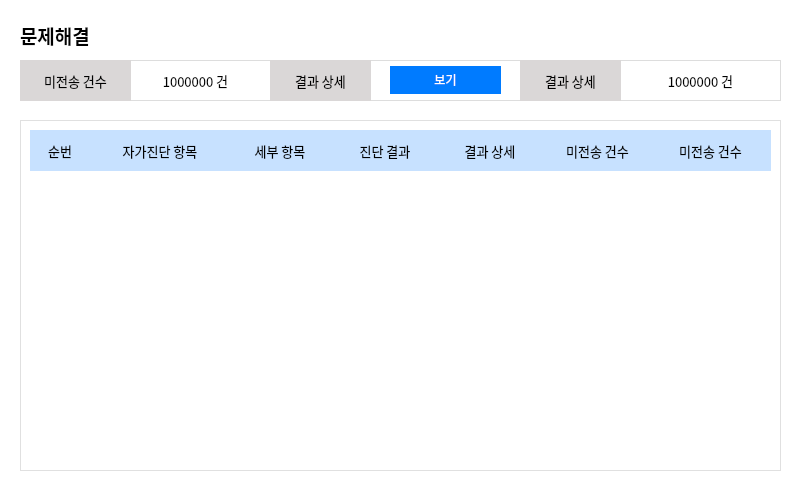
<?xml version="1.0" encoding="UTF-8"?>
<ui version="4.0">
 <class>Dialog</class>
 <widget class="QDialog" name="Dialog">
  <property name="geometry">
   <rect>
    <x>0</x>
    <y>0</y>
    <width>798</width>
    <height>493</height>
   </rect>
  </property>
  <property name="windowTitle">
   <string>Dialog</string>
  </property>
  <property name="styleSheet">
   <string notr="true">#Dialog {
	background-color: #ffffff;
}

#QWidget{
	background: white;
	border-radius: 8px;
	box-shadow: 0 1px 3px rgba(0,0,0,0.1);
    border: 1px solid #e0e0e0;
}
#frame {
 	border: 1px solid #ddd;
}
#title_no_sent, #title_detail, #label_6 {
	background-color: #dad7d7;
}

#detail_btn {
	background-color: #007bff;
	color: white;
	border: none;
}

#widget {
	border: 1px solid #e0e0e0;
}

#widget_2 {
	background-color:#C7E1FF
}
</string>
  </property>
  <widget class="QLabel" name="title">
   <property name="geometry">
    <rect>
     <x>20</x>
     <y>20</y>
     <width>301</width>
     <height>31</height>
    </rect>
   </property>
   <property name="font">
    <font>
     <family>Arial</family>
     <pointsize>14</pointsize>
     <weight>75</weight>
     <bold>true</bold>
    </font>
   </property>
   <property name="text">
    <string>문제해결</string>
   </property>
  </widget>
  <widget class="QFrame" name="frame">
   <property name="geometry">
    <rect>
     <x>20</x>
     <y>60</y>
     <width>761</width>
     <height>41</height>
    </rect>
   </property>
   <property name="frameShape">
    <enum>QFrame::StyledPanel</enum>
   </property>
   <property name="frameShadow">
    <enum>QFrame::Raised</enum>
   </property>
   <widget class="QLabel" name="title_no_sent">
    <property name="geometry">
     <rect>
      <x>0</x>
      <y>0</y>
      <width>111</width>
      <height>41</height>
     </rect>
    </property>
    <property name="font">
     <font>
      <family>Agency FB</family>
      <pointsize>10</pointsize>
     </font>
    </property>
    <property name="text">
     <string>미전송 건수</string>
    </property>
    <property name="alignment">
     <set>Qt::AlignCenter</set>
    </property>
   </widget>
   <widget class="QLabel" name="value_no_sent">
    <property name="geometry">
     <rect>
      <x>120</x>
      <y>0</y>
      <width>111</width>
      <height>41</height>
     </rect>
    </property>
    <property name="font">
     <font>
      <family>Agency FB</family>
      <pointsize>10</pointsize>
     </font>
    </property>
    <property name="text">
     <string>1000000 건</string>
    </property>
    <property name="alignment">
     <set>Qt::AlignCenter</set>
    </property>
   </widget>
   <widget class="QLabel" name="title_detail">
    <property name="geometry">
     <rect>
      <x>250</x>
      <y>0</y>
      <width>101</width>
      <height>41</height>
     </rect>
    </property>
    <property name="font">
     <font>
      <family>Agency FB</family>
      <pointsize>10</pointsize>
     </font>
    </property>
    <property name="text">
     <string>결과 상세</string>
    </property>
    <property name="alignment">
     <set>Qt::AlignCenter</set>
    </property>
   </widget>
   <widget class="QPushButton" name="detail_btn">
    <property name="geometry">
     <rect>
      <x>370</x>
      <y>6</y>
      <width>111</width>
      <height>28</height>
     </rect>
    </property>
    <property name="text">
     <string>보기</string>
    </property>
   </widget>
   <widget class="QLabel" name="label_6">
    <property name="geometry">
     <rect>
      <x>500</x>
      <y>0</y>
      <width>101</width>
      <height>41</height>
     </rect>
    </property>
    <property name="font">
     <font>
      <family>Agency FB</family>
      <pointsize>10</pointsize>
     </font>
    </property>
    <property name="text">
     <string>결과 상세</string>
    </property>
    <property name="alignment">
     <set>Qt::AlignCenter</set>
    </property>
   </widget>
   <widget class="QLabel" name="label_4">
    <property name="geometry">
     <rect>
      <x>620</x>
      <y>0</y>
      <width>121</width>
      <height>41</height>
     </rect>
    </property>
    <property name="font">
     <font>
      <family>Agency FB</family>
      <pointsize>10</pointsize>
     </font>
    </property>
    <property name="text">
     <string>1000000 건</string>
    </property>
    <property name="alignment">
     <set>Qt::AlignCenter</set>
    </property>
   </widget>
  </widget>
  <widget class="QWidget" name="widget" native="true">
   <property name="geometry">
    <rect>
     <x>20</x>
     <y>120</y>
     <width>761</width>
     <height>351</height>
    </rect>
   </property>
   <widget class="QWidget" name="widget_2" native="true">
    <property name="geometry">
     <rect>
      <x>10</x>
      <y>10</y>
      <width>741</width>
      <height>41</height>
     </rect>
    </property>
    <widget class="QLabel" name="index">
     <property name="geometry">
      <rect>
       <x>0</x>
       <y>0</y>
       <width>60</width>
       <height>41</height>
      </rect>
     </property>
     <property name="font">
      <font>
       <family>Agency FB</family>
       <pointsize>10</pointsize>
      </font>
     </property>
     <property name="text">
      <string>순번</string>
     </property>
     <property name="alignment">
      <set>Qt::AlignCenter</set>
     </property>
    </widget>
    <widget class="QLabel" name="type">
     <property name="geometry">
      <rect>
       <x>65</x>
       <y>0</y>
       <width>130</width>
       <height>41</height>
      </rect>
     </property>
     <property name="font">
      <font>
       <family>Agency FB</family>
       <pointsize>10</pointsize>
      </font>
     </property>
     <property name="text">
      <string>자가진단 항목</string>
     </property>
     <property name="alignment">
      <set>Qt::AlignCenter</set>
     </property>
    </widget>
    <widget class="QLabel" name="type_detail">
     <property name="geometry">
      <rect>
       <x>200</x>
       <y>0</y>
       <width>100</width>
       <height>41</height>
      </rect>
     </property>
     <property name="font">
      <font>
       <family>Agency FB</family>
       <pointsize>10</pointsize>
      </font>
     </property>
     <property name="text">
      <string>세부 항목</string>
     </property>
     <property name="alignment">
      <set>Qt::AlignCenter</set>
     </property>
    </widget>
    <widget class="QLabel" name="result">
     <property name="geometry">
      <rect>
       <x>305</x>
       <y>0</y>
       <width>100</width>
       <height>41</height>
      </rect>
     </property>
     <property name="font">
      <font>
       <family>Agency FB</family>
       <pointsize>10</pointsize>
      </font>
     </property>
     <property name="text">
      <string>진단 결과</string>
     </property>
     <property name="alignment">
      <set>Qt::AlignCenter</set>
     </property>
    </widget>
    <widget class="QLabel" name="result_detail">
     <property name="geometry">
      <rect>
       <x>410</x>
       <y>0</y>
       <width>100</width>
       <height>41</height>
      </rect>
     </property>
     <property name="font">
      <font>
       <family>Agency FB</family>
       <pointsize>10</pointsize>
      </font>
     </property>
     <property name="text">
      <string>결과 상세</string>
     </property>
     <property name="alignment">
      <set>Qt::AlignCenter</set>
     </property>
    </widget>
    <widget class="QLabel" name="label_12">
     <property name="geometry">
      <rect>
       <x>515</x>
       <y>0</y>
       <width>105</width>
       <height>41</height>
      </rect>
     </property>
     <property name="font">
      <font>
       <family>Agency FB</family>
       <pointsize>10</pointsize>
      </font>
     </property>
     <property name="text">
      <string>미전송 건수</string>
     </property>
     <property name="alignment">
      <set>Qt::AlignCenter</set>
     </property>
    </widget>
    <widget class="QLabel" name="label_13">
     <property name="geometry">
      <rect>
       <x>628</x>
       <y>0</y>
       <width>105</width>
       <height>41</height>
      </rect>
     </property>
     <property name="font">
      <font>
       <family>Agency FB</family>
       <pointsize>10</pointsize>
      </font>
     </property>
     <property name="text">
      <string>미전송 건수</string>
     </property>
     <property name="alignment">
      <set>Qt::AlignCenter</set>
     </property>
    </widget>
   </widget>
   <widget class="QWidget" name="widget_3" native="true">
    <property name="geometry">
     <rect>
      <x>10</x>
      <y>52</y>
      <width>740</width>
      <height>281</height>
     </rect>
    </property>
    <widget class="QListWidget" name="listWidget">
     <property name="geometry">
      <rect>
       <x>0</x>
       <y>0</y>
       <width>740</width>
       <height>281</height>
      </rect>
     </property>
     <property name="styleSheet">
      <string notr="true">border: none;</string>
     </property>
    </widget>
   </widget>
  </widget>
 </widget>
 <resources/>
 <connections/>
</ui>
